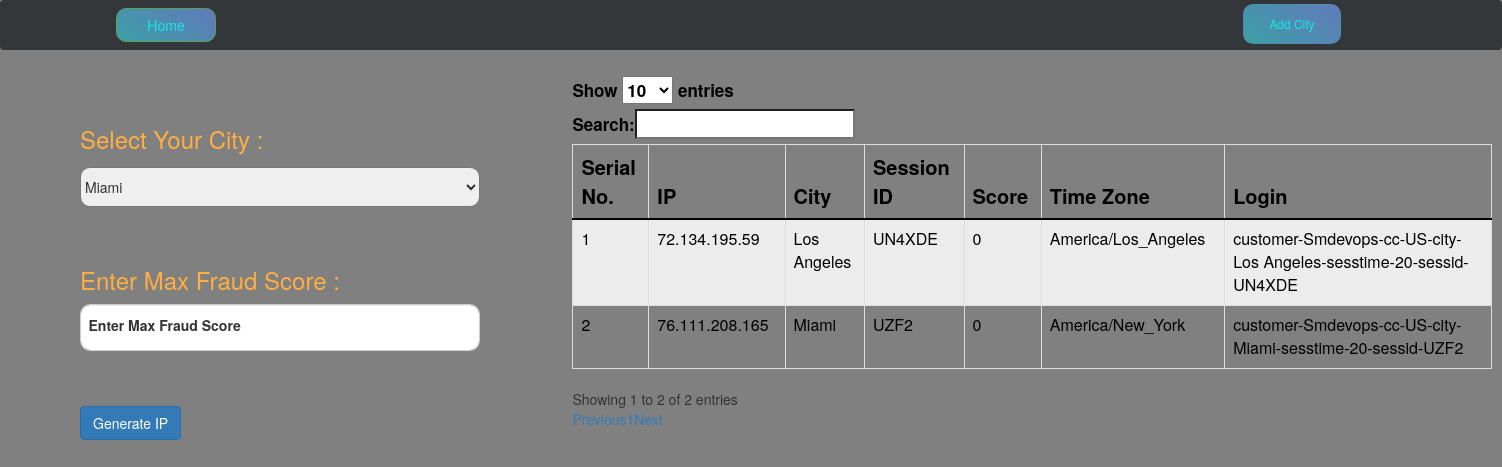
Before: / with the older database file.
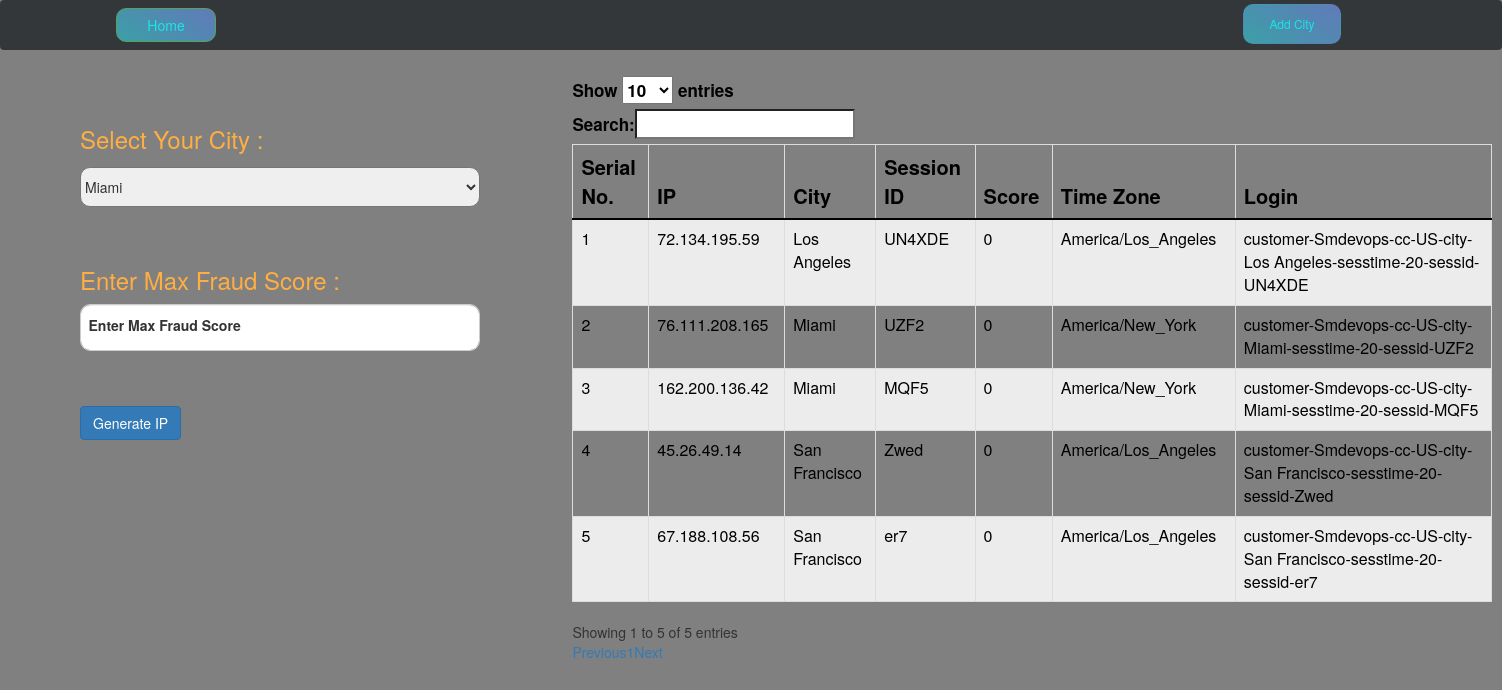
After: the same page with the newer database file.
### ipapp/models.py (models this page shows, shortened)
class Bestip(models.Model):
    ip = models.CharField(max_length=30)
    city = models.CharField(max_length=200)
    login = models.CharField(max_length=100)
    session_id = models.CharField(max_length=10)
    score = models.IntegerField()
    password = models.CharField(max_length=20)
    timezone = models.CharField(max_length=100)

### ipapp/views.py (the view, shortened to what this page needs)
# urls.py: 2. Add a URL to urlpatterns:  path('', views.home, name='home')
def home(request):
    return render(request,'home.html',{'cities':City.objects.all,'ips':Bestip.objects.all})

### templates/home.html (shortened to what this page needs)
{% extends "base.html" %}
{% load static %}
{% block content %}
<div class="content">
  <aside class="ipgen">
    <form action="" method="POST">
      <label for="city">
        <h3>Select Your City :</h3>
      </label> <br>
      <select name="city" id="city">
        {% for city in cities %}
        <option value={{city.name}}>{{city.name}}</option>
        {% endfor %}
      </select>
      <br><br>
      <br>
      <h3>Enter Max Fraud Score :</h3>
      <div class="form-floating mb-4">
        <input type="number" name="fraud_s" class="form-control fsco" id="floatingInput" autofocus required
          placeholder="Enter Max Fraud Score" min="0" max="100" style="height: 47px
          ;">
        <label for="floatingInput">Enter Max Fraud Score</label>
      </div> <br> <br>
      <input type="submit" class="btn btn-primary" value="Generate IP">
    </form>
  </aside>
  <aside class="details">
    <table id="example" class="table table-striped table-bordered" style="width:100%">
      <thead>
        <tr>
          <th><b>Serial No.</b></th>
          <th><b> IP</b></th>
          <th><b> City </b></th>
          <th><b>Session ID </b> </th>
          <th><b>Score </b></th>
          <th><b>Time Zone</b></th>
          <th><b>Login</b></th>
        </tr>
      </thead>
      <tbody>
        {% for ip in ips %}
        <tr>
          <td>{{ip.pk}}</td>
          <td>{{ip.ip}}</td>
          <td>{{ip.city}}</td>
          <td>{{ip.session_id}}</td>
          <td>{{ip.score}}</td>
          <td>{{ip.timezone}}</td>
          <td>{{ip.login}}</td>
        </tr>
        {% endfor %}
      </tbody>
    </table>
  </aside>
</div>
{% endblock content %}

### templates/base.html (shortened to what this page needs)
{% load static %}
<!doctype html>
<html lang="en">
  <head>
    <link href="https://cdn.jsdelivr.net/npm/bootstrap@5.0.0-beta2/dist/css/bootstrap.min.css" rel="stylesheet">
    <link rel="stylesheet" href="https://maxcdn.bootstrapcdn.com/bootstrap/3.3.7/css/bootstrap.min.css">
    <link rel="stylesheet" href="https://cdn.datatables.net/1.10.23/css/dataTables.bootstrap.min.css">
    <link rel="stylesheet" href="{% static 'css/home.css' %}">
  </head>
  <body>
    <nav class="navbar navbar-light bg-dark n">
        <form class="container-fluid justify-content-start">
      <a href="/">    <button class="btn btn-success me-2 hm" type="button">Home</button></a>
        <a href="/addcity">  <button class="btn btn-sm btn-secondary act" type="button">Add City</button></a>
        </form>
      </nav>
    {% block content %}
    {% endblock content %}
  </body>
</html>

### static/css/home.css (style rules this page uses)
.n { opacity: 0.8; }
.hm { background: linear-gradient( 35deg, #2aa8b1,#5b78c9); position: relative; left: 100px; width: 100px; border-radius: 10px; color: aqua; }
.act { position: absolute; right: 160px; width: 98px; height: 40px; border-radius: 10px; color: aqua; background: linear-gradient(35deg, #2aa8b1,#5b78c9 ); ; bottom: 5px; }
body { background-color: grey; }
.content { position: absolute; top: 12%; left: 80px; display: flex; flex-direction: row; }
.content .ipgen { position: relative; top: 10px; }
.fsco { width: 400px; border-radius: 10px; }
#city { width: 400px; height: 40px; border-radius: 10px; }
.details { position: relative; left: 7%; bottom: 80px; width: 920px; top: -20px; }
.details table thead { color: black; font-size: 20px; }
.details table td { color: black; font-size: 16px; }
h3 { color: #ffae42; }

Changed rows visible on the page:
added Bestip: pk "3", ip "162.200.136.42", city "Miami", session_id "MQF5", score "0", timezone "America/New_York", login "customer-Smdevops-cc-US-city-Miami-sesstime-20-sessid-MQF5"
added Bestip: pk "4", ip "45.26.49.14", city "San Francisco", session_id "Zwed", score "0", timezone "America/Los_Angeles", login "customer-Smdevops-cc-US-city-San Francisco-sesstime-20-sessid-Zwed"
added Bestip: pk "5", ip "67.188.108.56", city "San Francisco", session_id "er7", score "0", timezone "America/Los_Angeles", login "customer-Smdevops-cc-US-city-San Francisco-sesstime-20-sessid-er7"
Other visible differences:
text written by a page script: "Show entries Search: Showing 1 to 2 of 2 entries Previous 1 Next" → "Show entries Search: Showing 1 to 5 of 5 entries Previous 1 Next"
